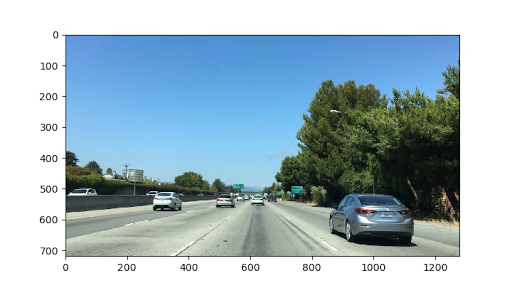
#> input picture data/cars.png, 512 x 288 px
$ jupyter execute --allow-errors 8_1_vehicle_detection.ipynb   (older library calls are emulated)
#> lines starting #> are read from the running program, lines starting #| are printed output that depends on the picture
[cell 1]
import cv2
from matplotlib import pyplot as plt

[cell 2]
def show_image(image, cmap="gray"):
    plt.imshow(image, cmap)
    plt.show()

[cell 3]
image = plt.imread('../data/cars.png')
#> image is the input picture: shape (288, 512, 3) float32; mean R, G, B 0.645, 0.728, 0.769

[cell 4]
plt.imshow(image)
plt.show()

[cell 5]
image = plt.imread('../data/cutout1.jpg')
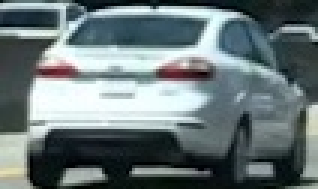
#> input picture data/cutout1.jpg, 106 x 63 px (shown 3 times larger)
#> image is the input picture: shape (63, 106, 3); mean R, G, B 105.4, 118.5, 120.3

[cell 6]
plt.imshow(image)
plt.show()

[cell 7]
import numpy as np

[cell 8]
plt.plot(np.histogram(image)[0])
plt.show()
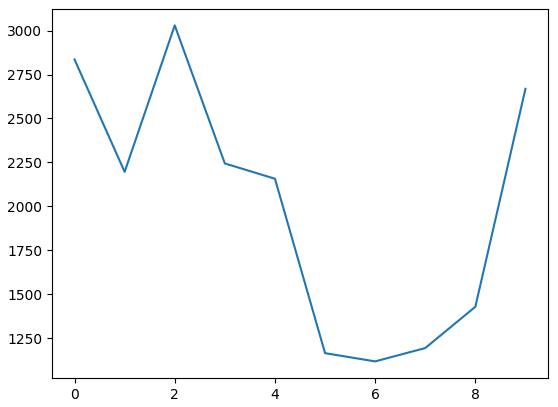
#> figure drawn by matplotlib, 1 panel; curve peaks at x = 2, y = 3030

[cell 9]
rhist = np.histogram(image[:,:,0], bins=32, range=(0,255))
ghist = np.histogram(image[:,:,1], bins=32, range=(0,255))
bhist = np.histogram(image[:,:,2], bins=32, range=(0,255))

[cell 10]
bin_edges = rhist[1]
#> bin_edges = 33 values from 0 to 255

[cell 11]
bin_edges
#> Out = 33 values from 0 to 255

[cell 12]
bin_edges[1:]
#> Out = 32 values from 7.97 to 255

[cell 13]
bin_edges[0:len(bin_edges)-1]
#> Out = 32 values from 0 to 247

[cell 14]
(bin_edges[1:] + bin_edges[0:len(bin_edges)-1])/2
#> Out = 32 values from 3.98 to 251

[cell 15]
bin_centers = (bin_edges[1:]  + bin_edges[0:len(bin_edges)-1])/2
#> bin_centers = 32 values from 3.98 to 251

[cell 16]
fig = plt.figure(figsize=(12,3))
plt.subplot(131)
plt.bar(bin_centers, rhist[0])
plt.xlim(0, 256)
plt.title('R Histogram')
plt.subplot(132)
plt.bar(bin_centers, ghist[0])
plt.xlim(0, 256)
plt.title('G Histogram')
plt.subplot(133)
plt.bar(bin_centers, bhist[0])
plt.xlim(0, 256)
plt.title('B Histogram')
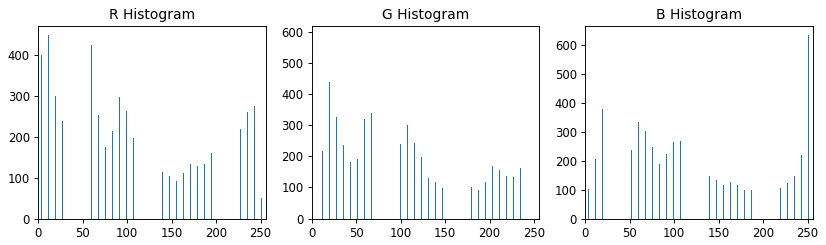
#> figure drawn by matplotlib, 3 panels; panel 1: tallest bar 448 high, from x = 11.55 to 12.35; panel 2: tallest bar 591 high, from x = 250.6 to 251.4; panel 3: tallest bar 634 high, from x = 250.6 to 251.4

[cell 17]
plt.show()

[cell 18]
# Create histogram features
# Define a function to compute color histogram features
def color_hist(img, nbins=32, bins_range=(0, 256)):
    # Compute the histogram of the RGB channels separately
#> called with nbins = 32, bins_range = (0, 256)
    rhist = np.histogram(image[:,:,0], bins=32, range=(0,255))
    ghist = np.histogram(image[:,:,1], bins=32, range=(0,255))
    bhist = np.histogram(image[:,:,2], bins=32, range=(0,255))
    # Generating bin centers
    bin_edges = rhist[1]
#> bin_edges = 33 values from 0 to 255
    bin_centers = (bin_edges[1:]  + bin_edges[0:len(bin_edges)-1])/2
#> bin_centers = 32 values from 3.98 to 251
    # Concatenate the histograms into a single feature vector
    hist_features = np.concatenate((rhist[0], ghist[0], bhist[0]))
#> hist_features = 96 values, max 634 at index 95, min 49 at index 31, mean 208.7
    # Return the individual histograms, bin_centers and feature vector
    return rhist, ghist, bhist, bin_centers, hist_features

rh, gh, bh, bincen, feature_vec = color_hist(image, nbins=32, bins_range=(0, 256))
#> bincen = 32 values from 3.98 to 251; feature_vec has the same summary as hist_features in color_hist

[cell 19]
import cv2
import numpy as np
import matplotlib.pyplot as plt
from mpl_toolkits.mplot3d import Axes3D

def plot3d(pixels, colors_rgb,
        axis_labels=list("RGB"), axis_limits=((0, 255), (0, 255), (0, 255))):
    """Plot pixels in 3D."""

    # Create figure and 3D axes
    fig = plt.figure(figsize=(8, 8))
    ax = Axes3D(fig)

    # Set axis limits
    ax.set_xlim(*axis_limits[0])
    ax.set_ylim(*axis_limits[1])
    ax.set_zlim(*axis_limits[2])

    # Set axis labels and sizes
    ax.tick_params(axis='both', which='major', labelsize=14, pad=8)
    ax.set_xlabel(axis_labels[0], fontsize=16, labelpad=16)
    ax.set_ylabel(axis_labels[1], fontsize=16, labelpad=16)
    ax.set_zlabel(axis_labels[2], fontsize=16, labelpad=16)

    # Plot pixel values with colors given in colors_rgb
    ax.scatter(
        pixels[:, :, 0].ravel(),
        pixels[:, :, 1].ravel(),
        pixels[:, :, 2].ravel(),
        c=colors_rgb.reshape((-1, 3)), edgecolors='none')

    return ax  # return Axes3D object for further manipulation

[cell 20]
def plot_3d_image(img):
    # Select a small fraction of pixels to plot by subsampling it
    scale = max(img.shape[0], img.shape[1], 64) / 64  # at most 64 rows and columns
    img_small = cv2.resize(img, (np.int(img.shape[1] / scale), np.int(img.shape[0] / scale)), interpolation=cv2.INTER_NEAREST)

    # Convert subsampled image to desired color space(s)
    img_small_RGB = cv2.cvtColor(img_small, cv2.COLOR_BGR2RGB)  # OpenCV uses BGR, matplotlib likes RGB
    img_small_HSV = cv2.cvtColor(img_small, cv2.COLOR_BGR2HSV)
    img_small_rgb = img_small_RGB / 255.  # scaled to [0, 1], only for plotting

    plt.imshow(img_small_RGB)
    plt.show()

    # Plot and show
    plot3d(img_small_RGB, img_small_rgb)
    plt.show()

    plot3d(img_small_HSV, img_small_rgb, axis_labels=list("HSV"))
    plt.show()

[cell 21]
# Read a color image
img = cv2.imread("../data/000275.png")
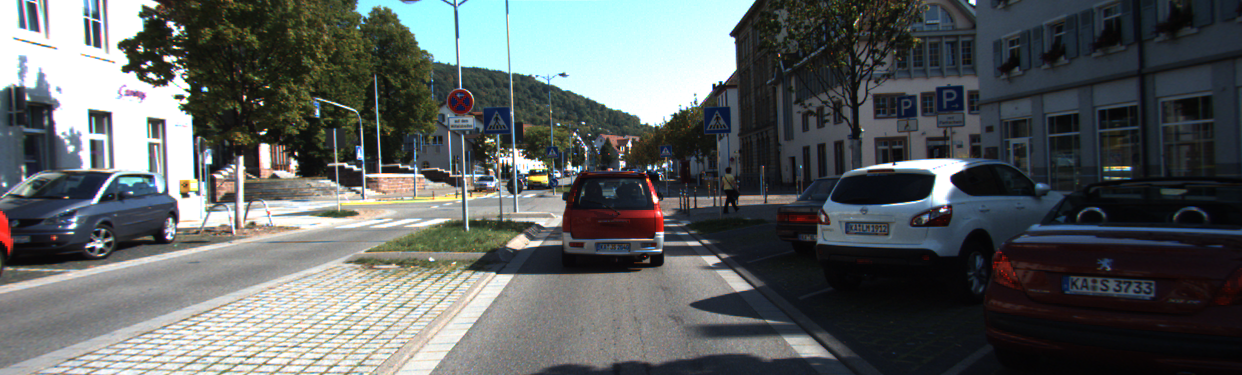
#> input picture data/000275.png, 1242 x 375 px
#> img is the input picture: shape (375, 1242, 3); mean B, G, R 96.5, 96.6, 91.8
plot_3d_image(img)
#> in plot_3d_image, `plt.show()`:
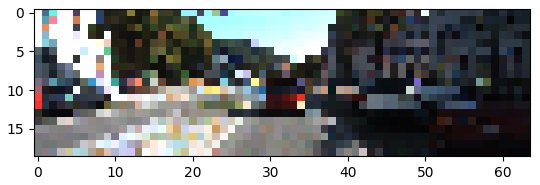
#> figure drawn by matplotlib, 1 panel

[cell 22]
img = cv2.imread("../data/3.png")
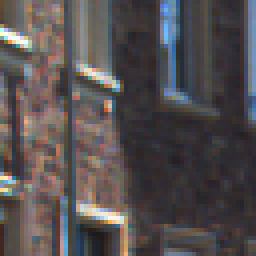
#> input picture data/3.png, 64 x 64 px (shown 4 times larger)
#> img is the input picture: shape (64, 64, 3); mean B, G, R 79.9, 79, 84.7
plot_3d_image(img)
#> in plot_3d_image (call 2), `img_small_HSV = cv2.cvtColor(img_small, cv2.COLOR_BGR2HSV)`: img_small_HSV: shape (64, 64, 3); mean H, S, V 84.2, 49.9, 92
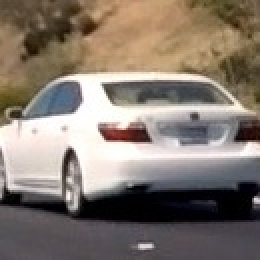
#> input picture data/test_img.jpg, 130 x 130 px (shown 2 times larger)

[cell 23]
# Define a function that takes an image, a color space,
# and a new image size
# and returns a feature vector
def bin_spatial(img, color_space='RGB', size=(32, 32)):
    # Convert image to new color space (if specified)
#> called with color_space = 'RGB', size = (32, 32)
    COLOR = eval("cv2.COLOR_BGR2{}".format(color_space))
#> COLOR = 4
    img = cv2.cvtColor(img, COLOR)
#> img: shape (130, 130, 3)

    # Use cv2.resize().ravel() to create the feature vector
    resized_img = cv2.resize(img, size)
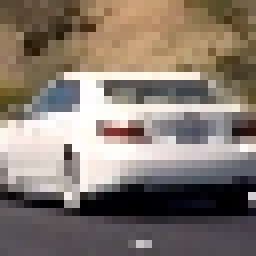
#> resized_img: shape (32, 32, 3) (shown 8 times larger); mean R, G, B 132.9, 121.6, 111.7
    feature_vector = resized_img.ravel()
#> feature_vector = 3072 values, max 255 at index 891, min 0 at index 2346, mean 122.1

    # Return the feature vector
    return feature_vector

[cell 24]
spatially_binned = bin_spatial(cv2.imread('../data/test_img.jpg'))
#> spatially_binned has the same summary as feature_vector in bin_spatial

[cell 25]
plt.plot(spatially_binned)
plt.show()
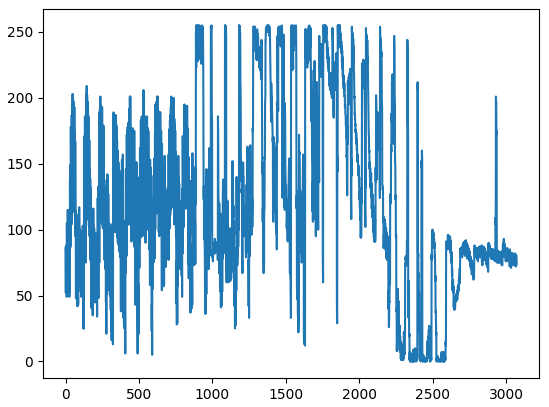
#> figure drawn by matplotlib, 1 panel; curve peaks at x = 891, y = 255

[cell 26]
from skimage.feature import hog

#> (a cell that did not finish here is left out)

[cell 28]
# Define a function to return HOG features and visualization
def get_hog_features(img, orient=9, pix_per_cell=8, cell_per_block=2, vis=False, feature_vec=True):
    features, hog_image = hog(
        img,
        orientations=orient,
        pixels_per_cell=(pix_per_cell, pix_per_cell),
        cells_per_block=(cell_per_block, cell_per_block),
        block_norm='L2',
        visualise=True,
        feature_vector=True
    )
    if vis == True:
        # Use skimage.hog() to get both features and a visualization
        return({
            'features':features,
            'image': hog_image
        })
    else:
        # Use skimage.hog() to get features only
        return({
            'features':features
        })

orient = 9
pix_per_cell = 8
cell_per_block = 2
gray = cv2.cvtColor(img, cv2.COLOR_RGB2GRAY)
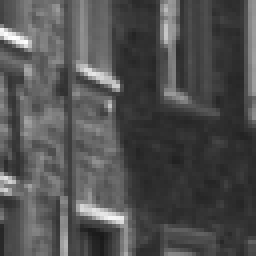
#> gray: shape (64, 64) (shown 4 times larger); min 25, max 254, mean 79.9

[cell 29]
hog_obj = get_hog_features(gray, vis=True)
#> in get_hog_features, `features, hog_image = hog( img, orientations=orient, pixels_per_cell=(..`: features = 1764 values, max 0.948 at index 1391, min 0 at index 20, mean 0.109
#> hog_obj = 2 items

[cell 30]
hog_obj

[cell 31]
import numpy as np
import cv2
import matplotlib.pyplot as plt
import matplotlib.image as mpimg
from sklearn.preprocessing import StandardScaler
import glob

# Define a function to compute binned color features
# [16 lines left out: functions bin_spatial, color_hist, not called in this run]

###### TODO ###########
# Define a function to extract features from a list of images
# Have this function call bin_spatial() and color_hist()
def extract_features(imgs, cspace='RGB', spatial_size=(32, 32),
                        hist_bins=32, hist_range=(0, 256)):
    # Create a list to append feature vectors to
    features = []
    # Iterate through the list of images
    for img in imgs:
        # Read in each one by one
        image = cv2.imread(img)

        # apply color conversion if other than 'RGB'
        image = cv2.cvtColor(image, cv2.COLOR_BGR2RGB)
        gray = cv2.cvtColor(image, cv2.COLOR_RGB2GRAY)

        # Apply bin_spatial() to get spatial color features
        spatial_bin_features = bin_spatial(image)

        # Apply color_hist() to get color histogram features
        hist_features = color_hist(image)

        hog_features = get_hog_features(gray)['features']
        # Append the new feature vector to the features list
        feature_vector = np.concatenate((spatially_binned, hist_features, hog_features))

        features.append(feature_vector)

    # Return list of feature vectors
    return features

images = glob.glob('../data/vehicle_detection/*.jpeg')
cars = []
notcars = []
for image in images:
    if 'image' in image or 'extra' in image:
        notcars.append(image)
    else:
        cars.append(image)
#> after the loop, cars = []; notcars = []

car_features = extract_features(cars, cspace='RGB', spatial_size=(32, 32),
                        hist_bins=32, hist_range=(0, 256))
#> car_features = []
notcar_features = extract_features(notcars, cspace='RGB', spatial_size=(32, 32),
                        hist_bins=32, hist_range=(0, 256))
#> notcar_features = []

[cell 32]
if len(car_features) > 0:
    # Create an array

    # y stack of feature vectors
    X = np.vstack((car_features, notcar_features)).astype(np.float64)

    # Fit a per-column scaler
    X_scaler = StandardScaler().fit(X)
    # Apply the scaler to X
    scaled_X = X_scaler.transform(X)
    car_ind = np.random.randint(0, len(cars))

[cell 33]
y = np.hstack((np.ones(len(car_features)), np.zeros(len(notcar_features))))
#> y = empty array

[cell 34]
from sklearn.cross_validation import train_test_split

[cell 35]
from sklearn.model_selection import train_test_split

[cell 36]
rand_state = np.random.randint(0, 100)

#> (the rest of this cell did not finish here and is left out)

# Classifier

[cell 37]
from sklearn.svm import LinearSVC
# Use a linear SVC (support vector classifier)
svc = LinearSVC()
# Train the SVC
#> (the rest of this cell did not finish here and is left out)

#> (a cell that did not finish here is left out)

#> (a cell that did not finish here is left out)

#> (a cell that did not finish here is left out)

# Sliding window implementation

[cell 41]
import numpy as np
import cv2
import matplotlib.pyplot as plt
import matplotlib.image as mpimg

#> (the rest of this cell did not finish here and is left out)

[cell 42]
# Define a function that takes an image,
# start and stop positions in both x and y,
# window size (x and y dimensions),
# and overlap fraction (for both x and y)
def slide_window(img, x_start_stop=(None, None), y_start_stop=(None, None),
                    xy_window=(64, 64), xy_overlap=(0.5, 0.5)):
    # If x and/or y start/stop positions not defined, set to image size
    # Compute the span of the region to be searched
    # Compute the number of pixels per step in x/y
    # Compute the number of windows in x/y
    # Initialize a list to append window positions to

    x_stop = x_start_stop[1]
    x_search_subset = (x_start_stop[1] - x_start_stop[0])
    x_start = x_stop  - (int(x_search_subset/xy_window[0]) * xy_window[0])

    y_stop = y_start_stop[1]
    y_search_subset = (y_start_stop[1] - y_start_stop[0])
    y_start = y_stop - (int(y_search_subset/xy_window[1]) * xy_window[0])

    window_list = []
    for j in range(y_stop, y_start, -1*int(xy_window[1]*xy_overlap[1])):
        for i in range(x_stop, x_start, -1*int(xy_window[0]*xy_overlap[0])):
            window_list.append(
                (
                    (i-xy_window[0], j-xy_window[1]), (i, j)
                )
            )
    return window_list

[cell 43]
# [29 lines left out: function search_windows, not called in this run]

[cell 44]
# [46 lines left out: function single_img_features, not called in this run]

[cell 45]
window_scale_sizes = [256, 128, 64]
#> window_scale_sizes = [256, 128, 64]

#> (the rest of this cell did not finish here and is left out)
